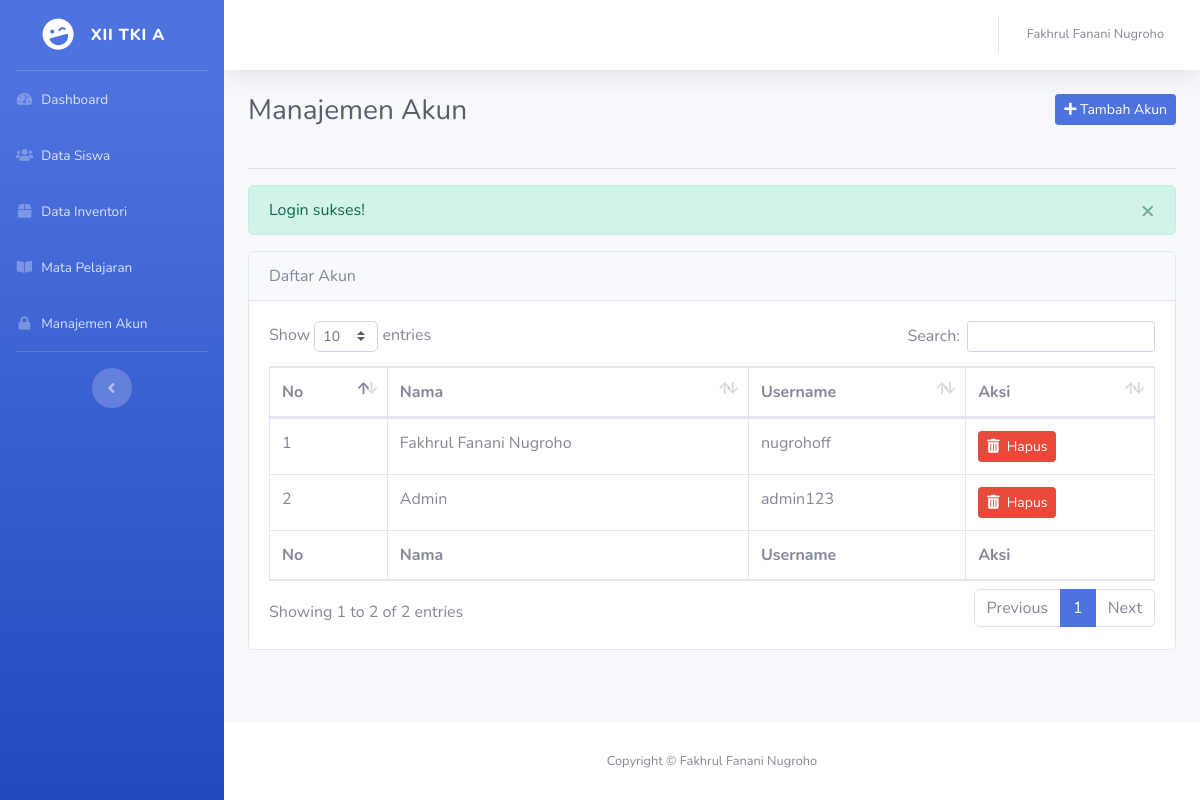
The page /akun/index.php (signed in) on the database its author committed.
### tables this page shows
CREATE TABLE `tbl_kelas` (
  `id` int(11) NOT NULL,
  `kelas` varchar(20) DEFAULT NULL,
  `wali_kelas` varchar(40) DEFAULT NULL,
  `sekolah` varchar(50) DEFAULT NULL,
  `alamat_sekolah` varchar(255) DEFAULT NULL,
  `tahun_ajaran` varchar(15) DEFAULT NULL,
  `semester` varchar(10) DEFAULT NULL
);

CREATE TABLE `tbl_users` (
  `id` int(11) NOT NULL,
  `nama` varchar(100) NOT NULL,
  `username` varchar(20) NOT NULL,
  `password` varchar(255) NOT NULL
);

### akun/index.php (the view, shortened to what this page needs)
<?php
require_once '../koneksi.php';
require_once '../functions.php';
$no = 1;
$query = mysqli_query($koneksi, "SELECT * FROM tbl_users");
?>
<!DOCTYPE html>
<html lang="en">
<head>
  <link href="../_template/vendor/fontawesome-free/css/all.min.css" rel="stylesheet" type="text/css">
  <link href="../_template/css/sb-admin-2.min.css" rel="stylesheet">
  <link href="../_template/vendor/datatables/dataTables.bootstrap4.min.css" rel="stylesheet">
</head>
<body id="page-top">
	<div id="wrapper">
	<?php require_once '../_sidebar.php'; ?>
		<div id="content-wrapper" class="d-flex flex-column">
			<div id="content">
				<nav class="navbar navbar-expand navbar-light bg-white topbar mb-4 static-top shadow">
					<?php require_once '../_topnav.php'; ?>
				</nav>
				<div class="container-fluid">
					<div class="clearfix">
						<h1 class="h3 mb-4 text-gray-800 float-left">Manajemen Akun</h1>
						<a href="tambah.php" class="btn btn-primary btn-sm float-right"><i class="fas fa-plus"></i> Tambah Akun</a>
					</div>
					<hr>
					<?php if (check_flash_message('sukses')): ?>
	                    <div class="alert alert-success alert-dismissible fade show" role="alert">
	                      <button type="button" class="close" data-dismiss="alert" aria-label="Close">
	                        <span aria-hidden="true">&times;</span>
	                      </button>
	                    </div>
	                  <?php endif ?>
					<div class="card">
						<div class="card-header">Daftar Akun</div>
						<div class="card-body">
							<div class="table-responsive">
								<table class="table table-bordered" id="dataTable" width="100%" cellspacing="0">
									<thead>
										<tr>
											<th>No</th>
											<th>Nama</th>
											<th>Username</th>
											<th>Aksi</th>
										</tr>
									</thead>
									<tfoot>
										<tr>
											<th>No</th>
											<th>Nama</th>
											<th>Username</th>
											<th>Aksi</th>
										</tr>
									</tfoot>
									<tbody>
										<?php while($akun = mysqli_fetch_assoc($query)) : ?>
											<tr>
												<td><?php echo $no++ ?></td>
												<td><?php echo $akun['nama'] ?></td>
												<td><?php echo $akun['username'] ?></td>
												<td>
													<a href="hapus.php?id=<?php echo $akun['id'] ?>" class="btn btn-sm btn-danger" onclick="return confirm('apakah anda yakin?')"><i class="fas fa-trash-alt"></i>&nbsp;&nbsp;Hapus</a>
												</td>
											</tr>
										<?php endwhile; ?>
									</tbody>
								</table>
							</div>
						</div>
					</div>
				</div>
			</div>
			<footer class="sticky-footer bg-white">
				<div class="container my-auto">
					<div class="copyright text-center my-auto">
						<span>Copyright &copy; Fakhrul Fanani Nugroho</span>
					</div>
				</div>
			</footer>
		</div>
	</div>
</body>
</html>

### _sidebar.php (shortened to what this page needs)
<?php
require_once 'koneksi.php';
require_once 'functions.php';
$query1 = mysqli_query($koneksi, "SELECT kelas FROM tbl_kelas WHERE id = 1");
$kelas1 = mysqli_fetch_assoc($query1);
?>
    <ul class="navbar-nav bg-gradient-primary sidebar sidebar-dark accordion" id="accordionSidebar">
      <a class="sidebar-brand d-flex align-items-center justify-content-center" href="<?php echo base_url('dashboard.php') ?>">
        <div class="sidebar-brand-icon rotate-n-15">
          <i class="fas fa-laugh-wink"></i>
        </div>
        <div class="sidebar-brand-text mx-3"><?php echo $kelas1['kelas']; ?></div>
      </a>
      <hr class="sidebar-divider my-0">
      <li class="nav-item">
        <a class="nav-link" href="<?= base_url('dashboard.php') ?>">
          <i class="fas fa-fw fa-tachometer-alt"></i>
          <span>Dashboard</span></a>
      </li>
      <li class="nav-item">
      	<a href="<?= base_url('siswa/index.php') ?>" class="nav-link">
      		<i class="fas fa-fw fa-users"></i>
      		<span>Data Siswa</span>
      	</a>
      </li>
      <li class="nav-item">
        <a href="<?= base_url('inventori/index.php') ?>" class="nav-link">
          <i class="fas fa-fw fa-box"></i>
          <span>Data Inventori</span>
        </a>
      </li>
      <li class="nav-item">
        <a href="<?= base_url('mapel/index.php') ?>" class="nav-link">
          <i class="fas fa-fw fa-book-open"></i>
          <span>Mata Pelajaran</span>
        </a>
      </li>
      <li class="nav-item">
        <a href="<?= base_url('akun/index.php') ?>" class="nav-link">
          <i class="fas fa-fw fa-lock"></i>
          <span>Manajemen Akun</span>
        </a>
      </li>
      <hr class="sidebar-divider d-none d-md-block">
      <div class="text-center d-none d-md-inline">
        <button class="rounded-circle border-0" id="sidebarToggle"></button>
      </div>
    </ul>

### rows shown on the page
tbl_kelas: kelas "XII TKI A"
tbl_users: nama "Fakhrul Fanani Nugroho", username "nugrohoff"
tbl_users: nama "Admin", username "admin123"

### other values the page prints
$_SESSION['auth']['nama'] "Fakhrul Fanani Nugroho"
$_SESSION['flash_message']['pesan'] "Login sukses!"
